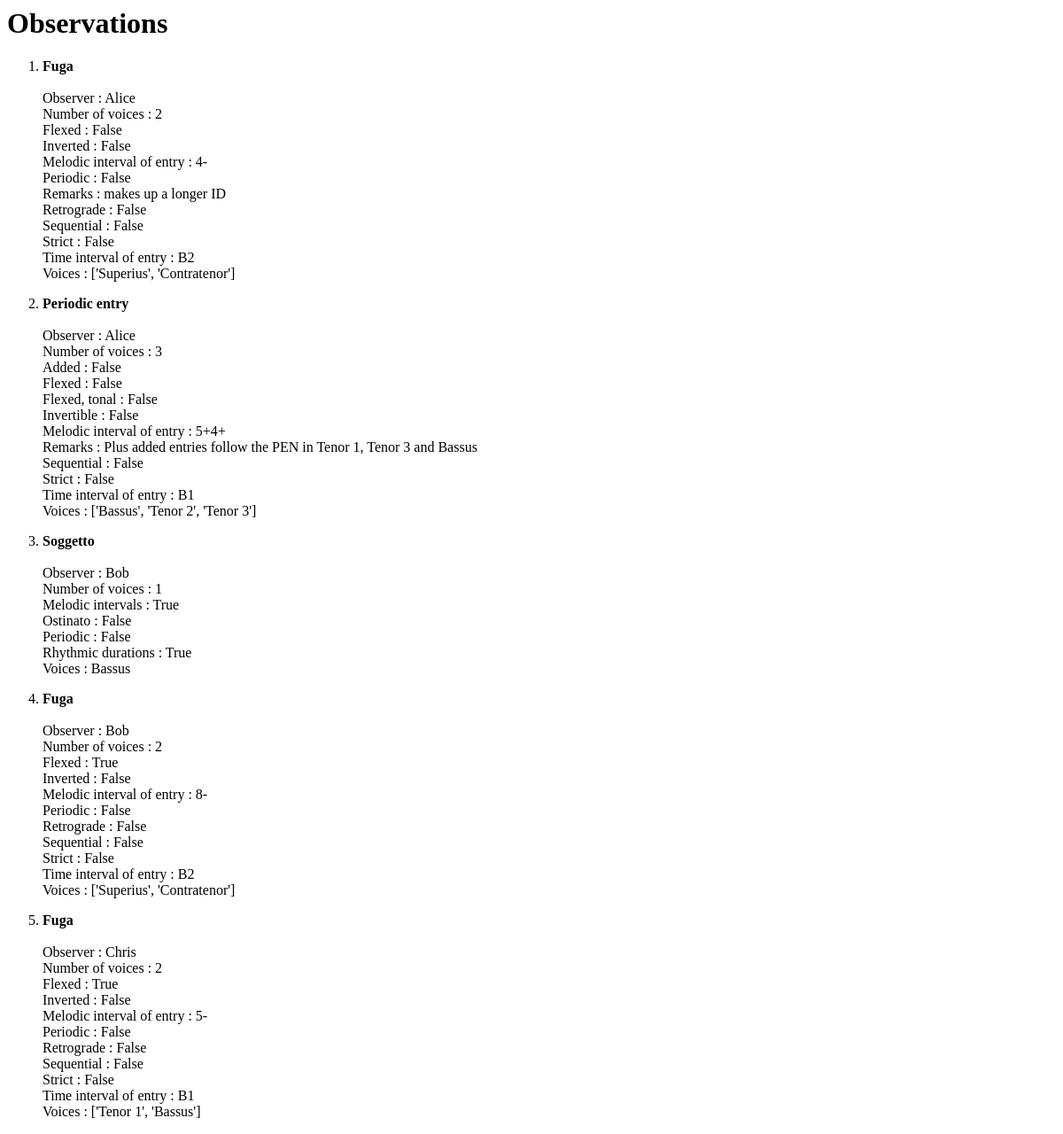
/observations/, run on an earlier commit of the app's database.
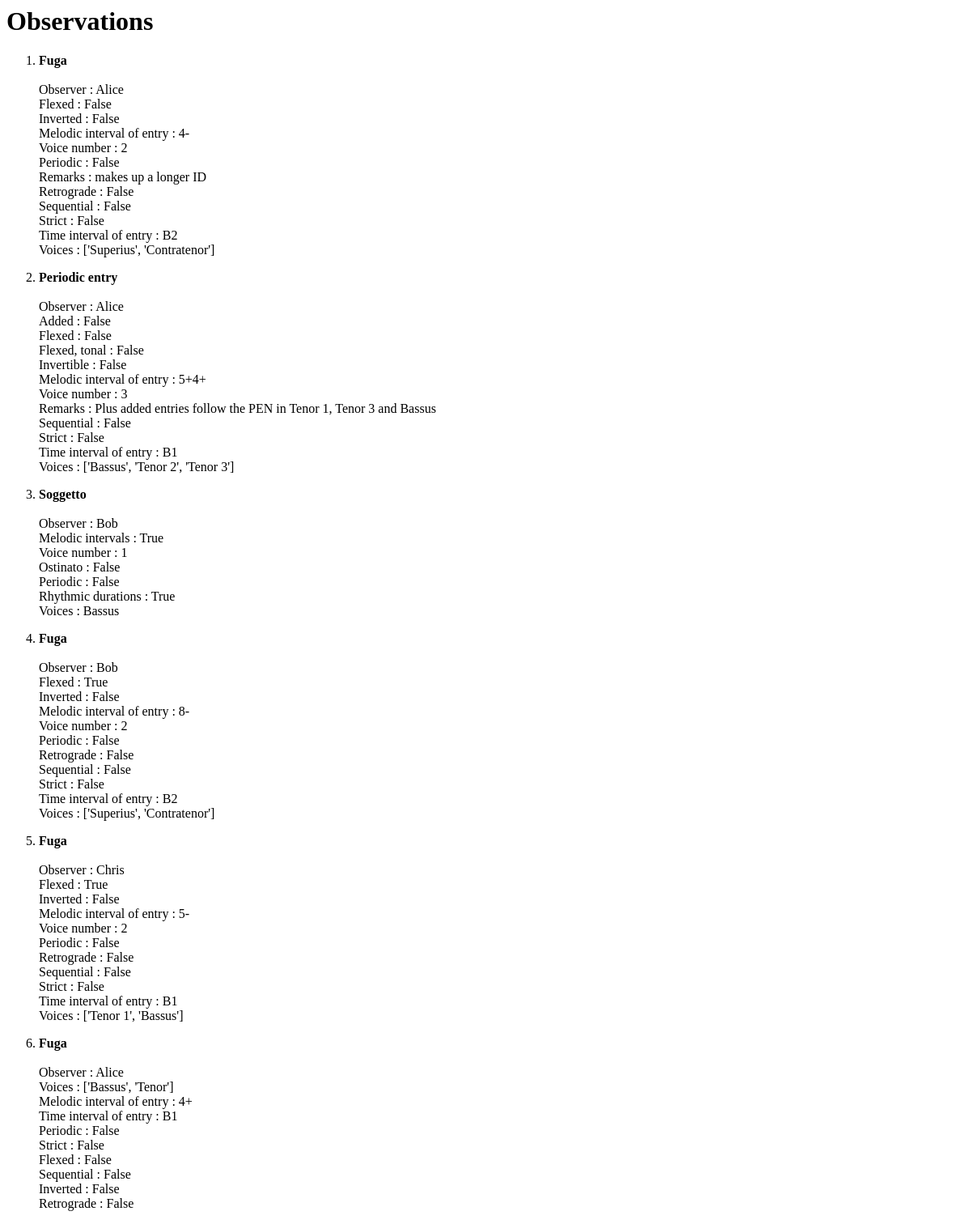
And on a later commit of the database.
### crim/models/observation.py (models this page shows, shortened)
class CRIMObservation(models.Model):
    class Meta:
        app_label = 'crim'
        verbose_name = 'Observation'
        verbose_name_plural = 'Observations'
    observer = models.CharField(max_length=128, blank=True)
    musical_type = models.CharField(max_length=128, blank=True)
    details = JSONField(null=True)
    definition = models.ForeignKey(
        'CRIMDefinition',
        on_delete=models.CASCADE,
        db_index=True,
        related_name='definition',
        null=True
    )

### crim/views/observation.py (the view, shortened to what this page needs)
# urls.py: path('observations/', ObservationList.as_view(), name='crimobservation-list'),
class ObservationList(APIView):
    renderer_classes = [TemplateHTMLRenderer]
    template_name = 'observation_list.html'
    def get(self, request, format=None):
        observations = CRIMObservation.objects.all()
        return Response({'observations': observations}, template_name='observation_list.html')

### crim/templates/observation_list.html
<html><body>
<h1>Observations</h1>
<ol>
    {% for observation in observations %}
        <p><li><b>{{ observation.musical_type }}</b></li>
        <br>Observer : {{ observation.observer }}
        {% for key, value in observation.details.items %}
            <br>{{ key }} : {{ value }}
        {% endfor %}</p>
    {% endfor %}
</ol>
</body></html>

What changed in the data, as far as the page shows it:
added CRIMObservation: musical_type "Fuga", observer "Alice", details "Voices" "Melodic interval of entry" "Time interval of entry" "Periodic" "Strict" "Flexed" "Sequential" "Inverted" "Retrograde", details "['Bassus', 'Tenor']" "4+" "B1" "False" "False" "False" "False" "False" "False"
Also different on the page:
new list line: "Voice number : 2"
new list line: "Voice number : 3"
new list line: "Voice number : 1"
list line gone: "Number of voices : 2"
list line gone: "Number of voices : 3"
list line gone: "Number of voices : 1"
